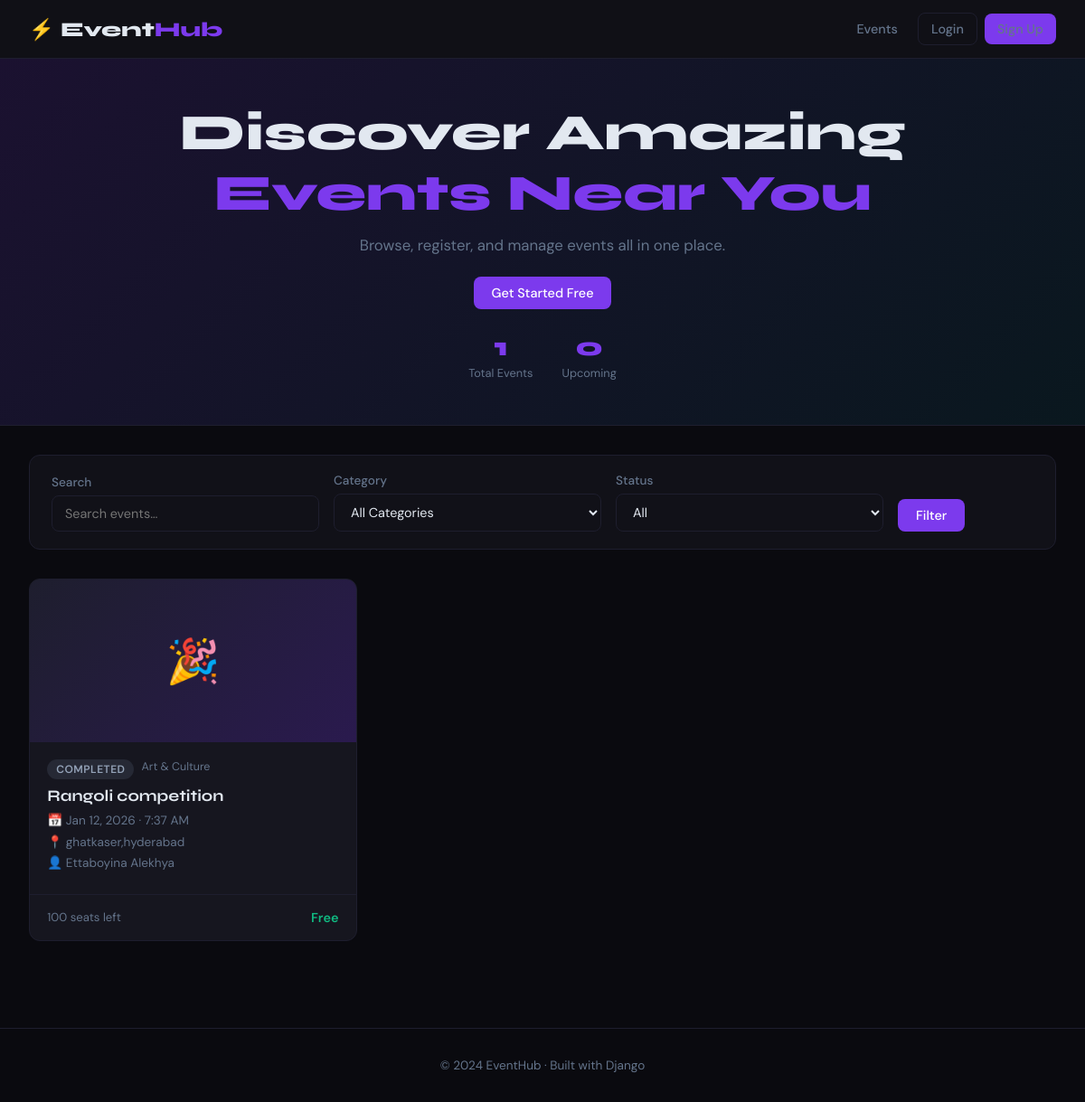
The page / on the database its author committed.
### events/models.py (models this page shows, shortened)
class Event(models.Model):
    STATUS_CHOICES = [
        ('upcoming',  'Upcoming'),
        ('ongoing',   'Ongoing'),
        ('completed', 'Completed'),
        ('cancelled', 'Cancelled'),
    ]
    title         = models.CharField(max_length=200)
    description   = models.TextField()
    category      = models.ForeignKey(Category, on_delete=models.SET_NULL, null=True, blank=True)
    organizer     = models.ForeignKey(User, on_delete=models.CASCADE, related_name='organized_events')
    location      = models.CharField(max_length=300)
    start_date    = models.DateTimeField()
    end_date      = models.DateTimeField()
    max_attendees = models.PositiveIntegerField(default=100)
    image         = models.ImageField(upload_to='event_images/', blank=True, null=True)
    status        = models.CharField(max_length=20, choices=STATUS_CHOICES, default='upcoming')
    is_free       = models.BooleanField(default=True)
    ticket_price  = models.DecimalField(max_digits=10, decimal_places=2, default=0.00)
    created_at    = models.DateTimeField(auto_now_add=True)
    updated_at    = models.DateTimeField(auto_now=True)
    class Meta:
        ordering = ['start_date']
    @property
    def registered_count(self):
        return self.registrations.filter(status='confirmed').count()
    @property
    def available_seats(self):
        return self.max_attendees - self.registered_count
    @property
    def is_full(self):
        return self.available_seats <= 0

class Category(models.Model):
    name        = models.CharField(max_length=100)
    description = models.TextField(blank=True)
    color       = models.CharField(max_length=7, default='#3B82F6')
    class Meta:
        verbose_name_plural = 'Categories'
        ordering = ['name']

### events/views.py (the view)
# urls.py: path('',                              views.home,               name='home'),
def home(request):
    events = Event.objects.select_related('category', 'organizer').all()
    query = request.GET.get('q', '')
    if query:
        events = events.filter(
            Q(title__icontains=query) |
            Q(description__icontains=query) |
            Q(location__icontains=query)
        )
    category_id = request.GET.get('category', '')
    if category_id:
        events = events.filter(category_id=category_id)
    status = request.GET.get('status', '')
    if status:
        events = events.filter(status=status)
    context = {
        'events':            events,
        'categories':        Category.objects.all(),
        'query':             query,
        'selected_category': category_id,
        'selected_status':   status,
        'upcoming_count':    Event.objects.filter(status='upcoming').count(),
        'total_events':      Event.objects.count(),
    }
    return render(request, 'events/home.html', context)

### events/templates/events/home.html (shortened to what this page needs)
{% extends 'events/base.html' %}
{% block content %}
<div class="hero">
    <h1>Discover Amazing<br><span>Events Near You</span></h1>
    <p>Browse, register, and manage events all in one place.</p>
    {% if not user.is_authenticated %}
    <a href="{% url 'register' %}" class="btn btn-primary">Get Started Free</a>
    {% endif %}
    <div class="stats">
        <div class="stat"><strong>{{ total_events }}</strong><span>Total Events</span></div>
        <div class="stat"><strong>{{ upcoming_count }}</strong><span>Upcoming</span></div>
    </div>
</div>
<div class="container">
    <form method="get" class="filters">
        <div class="form-group">
            <label class="form-label">Search</label>
            <input type="text" name="q" value="{{ query }}" class="form-control" placeholder="Search events…">
        </div>
        <div class="form-group">
            <label class="form-label">Category</label>
            <select name="category" class="form-control">
                <option value="">All Categories</option>
            </select>
        </div>
        <div class="form-group">
            <label class="form-label">Status</label>
            <select name="status" class="form-control">
                <option value="">All</option>
            </select>
        </div>
        <div class="form-group" style="flex:0;">
            <label class="form-label">&nbsp;</label>
            <button type="submit" class="btn btn-primary">Filter</button>
        </div>
    </form>
    {% if events %}
    <div class="events-grid">
        {% for event in events %}
        <div class="event-card">
            <div class="event-card-img">
                {% if event.image %}<img src="{{ event.image.url }}" alt="{{ event.title }}">{% else %}🎉{% endif %}
            </div>
            <div class="event-card-body">
                <div style="display:flex; gap:8px; flex-wrap:wrap;">
                    <span class="badge badge-{{ event.status }}">{{ event.get_status_display }}</span>
                    {% if event.category %}<span style="font-size:.78rem; color:var(--muted);">{{ event.category.name }}</span>{% endif %}
                </div>
                <h3><a href="{% url 'event_detail' event.pk %}">{{ event.title }}</a></h3>
                <div class="event-info">📅 {{ event.start_date|date:"M d, Y · g:i A" }}</div>
                <div class="event-info">📍 {{ event.location }}</div>
                <div class="event-info">👤 {{ event.organizer.get_full_name|default:event.organizer.username }}</div>
            </div>
            <div class="event-card-footer">
                {% if event.is_full %}<span class="seats full">● Full</span>{% else %}<span class="seats">{{ event.available_seats }} seats left</span>{% endif %}
                <span class="price">{% if event.is_free %}Free{% else %}₹{{ event.ticket_price }}{% endif %}</span>
            </div>
        </div>
        {% endfor %}
    </div>
    {% else %}
    <div class="empty-state">
        <div style="font-size:3rem; margin-bottom:1rem;">🔍</div>
        <h3>No Events Found</h3>
        <p>Try adjusting your filters or <a href="{% url 'event_create' %}" style="color:var(--accent);">create a new event</a>.</p>
    </div>
    {% endif %}
</div>
{% endblock %}

### events/templates/events/base.html (style rules this page uses)
*, *::before, *::after { box-sizing: border-box; margin: 0; padding: 0; }
:root { --bg: #0a0a0f; --surface: #111118; --card: #16161f; --border: #1e1e2e; --accent: #7c3aed; --accent2: #06b6d4; --green: #10b981; --red: #ef4444; --yellow: #f59e0b; --text: #e2e8f0; --muted: #64748b; --radius: 12px; }
body { font-family: 'DM Sans', sans-serif; background: var(--bg); color: var(--text); min-height: 100vh; }
.btn { display: inline-flex; align-items: center; gap: 6px; padding: 9px 20px; border-radius: 8px; font-family: 'DM Sans', sans-serif; font-weight: 500; font-size: .9rem; border: none; cursor: pointer; text-decoration: none; transition: all .2s; }
.btn-primary { background: var(--accent); color: #fff; }
.container { max-width: 1200px; margin: 0 auto; padding: 2rem; }
.badge { display: inline-block; padding: 3px 10px; border-radius: 20px; font-size: .75rem; font-weight: 600; text-transform: uppercase; letter-spacing: .5px; }
.badge-completed { background: rgba(100,116,139,.2); color: #94a3b8; }
.form-control { width: 100%; background: var(--surface); border: 1px solid var(--border); border-radius: 8px; color: var(--text); padding: 10px 14px; font-family: 'DM Sans', sans-serif; font-size: .9rem; }
.form-label { display: block; font-size: .85rem; font-weight: 500; color: var(--muted); margin-bottom: 6px; }
.form-group { margin-bottom: 1.2rem; }

### events/templates/events/home.html (style rules this page uses)
.hero { background: linear-gradient(135deg, rgba(124,58,237,.15), rgba(6,182,212,.08)); border-bottom: 1px solid var(--border); padding: 3rem 2rem; text-align: center; }
.hero h1 { font-family: 'Syne', sans-serif; font-size: clamp(2rem,5vw,3.5rem); font-weight: 800; }
.hero h1 span { color: var(--accent); }
.hero p { color: var(--muted); font-size: 1.05rem; max-width: 500px; margin: .8rem auto 1.5rem; }
.stats { display: flex; justify-content: center; gap: 2rem; margin-top: 1.5rem; }
.stat strong { font-family: 'Syne', sans-serif; font-size: 1.8rem; font-weight: 800; color: var(--accent); display: block; }
.stat span { font-size: .8rem; color: var(--muted); }
.filters { background: var(--surface); border: 1px solid var(--border); border-radius: var(--radius); padding: 1.2rem 1.5rem; margin-bottom: 2rem; display: flex; gap: 1rem; flex-wrap: wrap; align-items: flex-end; }
.filters .form-group { margin-bottom: 0; flex: 1; min-width: 150px; }
.events-grid { display: grid; grid-template-columns: repeat(auto-fill, minmax(320px, 1fr)); gap: 1.5rem; }
.event-card { background: var(--card); border: 1px solid var(--border); border-radius: var(--radius); overflow: hidden; transition: transform .2s, border-color .2s; display: flex; flex-direction: column; }
.event-card-img { height: 180px; background: linear-gradient(135deg, #1e1e2e, #2a1a4e); display: flex; align-items: center; justify-content: center; font-size: 3rem; }
.event-card-body { padding: 1.2rem; flex: 1; }
.event-card h3 { font-family: 'Syne', sans-serif; font-size: 1.1rem; font-weight: 700; margin: .5rem 0; }
.event-card h3 a { color: var(--text); text-decoration: none; }
.event-info { color: var(--muted); font-size: .85rem; margin-bottom: .4rem; }
.event-card-footer { padding: 1rem 1.2rem; border-top: 1px solid var(--border); display: flex; justify-content: space-between; align-items: center; }
.seats { font-size: .82rem; color: var(--muted); }
.price { font-size: .9rem; font-weight: 600; color: var(--green); }

### rows shown on the page
Event: status "COMPLETED", category.name "Art & Culture", title "Rangoli competition", start_date "Jan 12, 2026 · 7:37 AM", location "ghatkaser,hyderabad", organizer.get_full_name "Ettaboyina Alekhya", available_seats "100", is_free "Free"

### other values the page prints
{{ total_events }} "1"
{{ upcoming_count }} "0"
